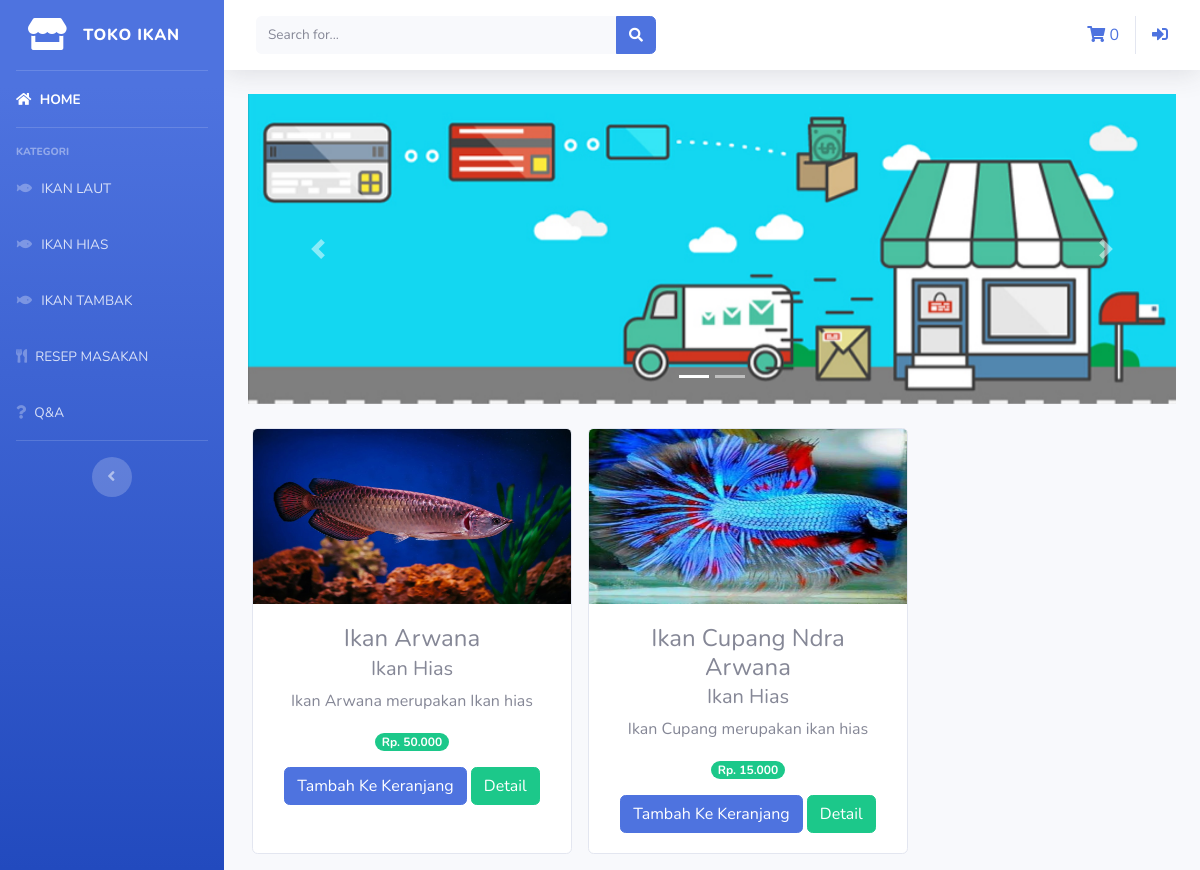
The app's page /index.php/kategori/hias with its own data.
### tables this page shows
CREATE TABLE `tabel_barang` (
  `id` int(11) NOT NULL,
  `nama_barang` varchar(100) NOT NULL,
  `keterangan` varchar(50) NOT NULL,
  `kategori` varchar(50) NOT NULL,
  `harga` varchar(20) NOT NULL,
  `stock` int(11) NOT NULL,
  `gambar` text NOT NULL,
  `wilayah` text NOT NULL,
  `manfaat` text NOT NULL,
  `makanan` text NOT NULL,
  `tipe` varchar(100) NOT NULL,
  `gizi` varchar(500) NOT NULL
);

### application/controllers/Kategori.php (called while the page is built, shortened)
<?php
class Kategori extends CI_Controller {
public function hias()
{
   $data['hias'] = $this->Model_kategori->data_hias()->result();
   $this->load->view('template/header');
   $this->load->view('template/sidebar');
   $this->load->view('hias',$data);
   $this->load->view('template/footer');
}
}

### index.php (called while the page is built, shortened)
<?php
require_once BASEPATH.'core/CodeIgniter.php';

### application/models/Model_kategori.php (called while the page is built, shortened)
<?php
class Model_kategori extends CI_Model {
public function data_hias(){
    return $this->db->get_where('tabel_barang',array('kategori' => 'Ikan Hias'));
}
}

### application/views/hias.php (the view, shortened to what this page needs)
<div class="container-fluid">
<div id="carouselExampleIndicators" class="carousel slide" data-ride="carousel">
    <ol class="carousel-indicators">
        <li data-target="#carouselExampleIndicators" data-slide-to="0" class="active"></li>
        <li data-target="#carouselExampleIndicators" data-slide-to="1"></li>
    </ol>
    <div class="carousel-inner">
        <div class="carousel-item active">
        <img src="<?php echo base_url('assets/img/slider1.jpg')?>" class="d-block w-100" alt="...">
        </div>
    </div>
    <a class="carousel-control-prev" href="#carouselExampleIndicators" role="button" data-slide="prev">
        <span class="carousel-control-prev-icon" aria-hidden="true"></span>
    </a>
    <a class="carousel-control-next" href="#carouselExampleIndicators" role="button" data-slide="next">
        <span class="carousel-control-next-icon" aria-hidden="true"></span>
    </a>
    </div>
    <div class="row text-center mt-4">
        <?php foreach ($hias as $i) : ?>
            <div class="card ml-3 mb-3" style="width: 20rem;">
            <img src="<?php echo base_url().'/assets/img/'.$i->gambar ?>"class="card-img-top" alt="..." height="175" width="10">
            <div class="card-body">
            <h4 class="card-title mb-1"><?php echo $i->nama_barang ?></h4>
            <h5><?php echo $i->kategori ?></h5>
            <p class="card-text"><?php echo $i->keterangan ?></p>
            <span class="badge badge-pill badge-success mb-3">Rp. <?php echo number_format($i->harga,0,',','.')  ?></span><br>
            <?php echo anchor('Dashboard/tambah_ke_keranjang/'.$i->id,'<div class="btn btn-primary">Tambah Ke Keranjang</div>') ?>
            <?php echo anchor('Dashboard/detail/'.$i->id,'<div class="btn btn-success">Detail</div>') ?>
        </div>
    </div>
        <?php endforeach ?>
    </div>
</div>

### records on screen
tabel_barang: gambar (picture), nama_barang "Ikan Arwana", kategori "Ikan Hias", keterangan "Ikan Arwana merupakan Ikan hias", harga "50.000", id "Tambah Ke Keranjang", id "Detail"
tabel_barang: gambar (picture), nama_barang "Ikan Cupang Ndra Arwana", kategori "Ikan Hias", keterangan "Ikan Cupang merupakan ikan hias", harga "15.000", id "Tambah Ke Keranjang", id "Detail"

### other values on screen
$this->cart->total_items() "0"
